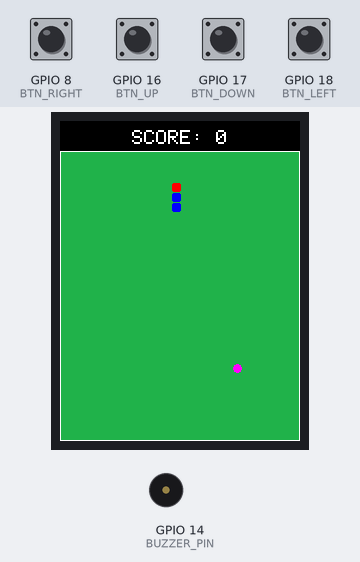
Simulated run of this sketch. Board: ESP32-S3. On the bench: 240×320 colour display, buzzer (waves = sounding). The test bench sets the inputs (shaded band); at power-on: GPIO 8 (BTN_RIGHT), GPIO 16 (BTN_UP), GPIO 17 (BTN_DOWN), GPIO 18 (BTN_LEFT) HIGH. Random numbers use the default seed unless the sketch sets one.

Above: at 1.59 s.
1.6 s: GPIO 16 (BTN_UP) pulled LOW for 1 s
At 2.47 s:
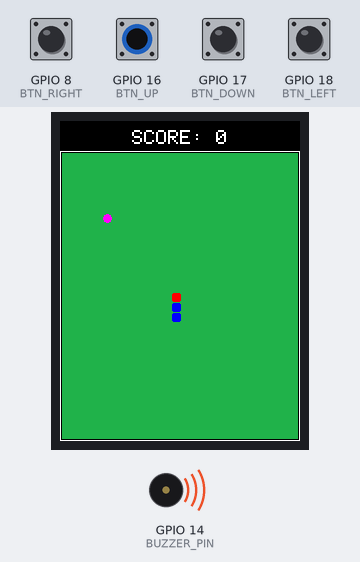
4.1 s: GPIO 8 (BTN_RIGHT) pulled LOW for 0.15 s
At 5.5 s:
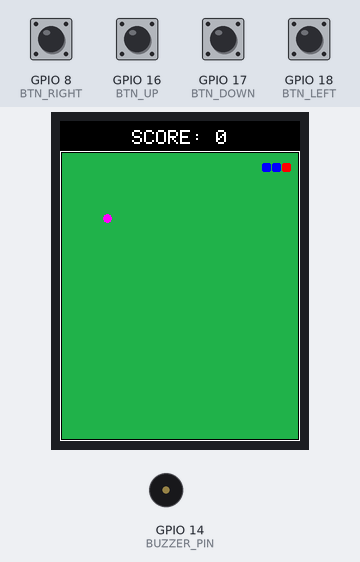
7.2 s: GPIO 17 (BTN_DOWN) pulled LOW for 0.15 s
At 7.54 s:
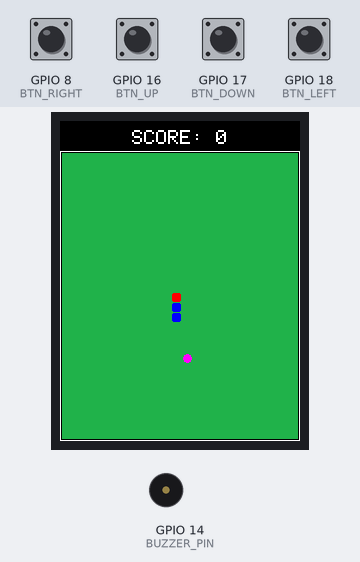
8.8 s: GPIO 18 (BTN_LEFT) pulled LOW for 0.15 s
At 10.21 s:
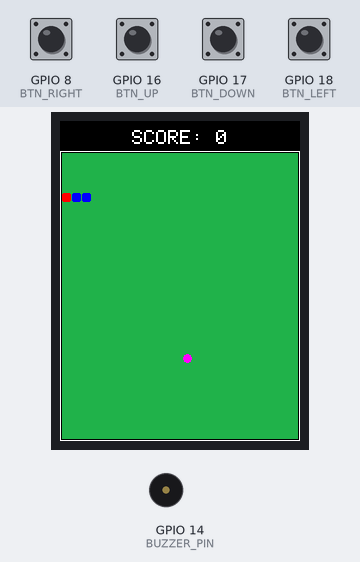
10.4 s: GPIO 8 (BTN_RIGHT) pulled LOW for 1 s
At 10.69 s:
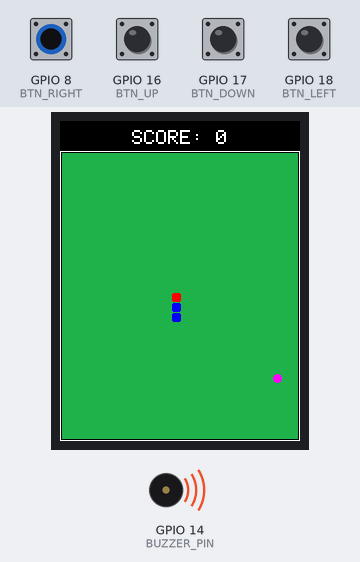
12.9 s: GPIO 16 (BTN_UP) pulled LOW for 0.15 s
At 16.2 s:
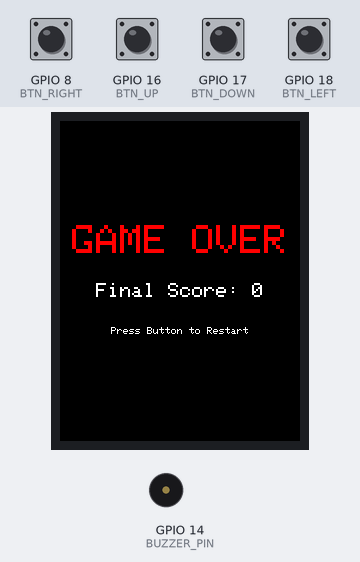
Timing chart, 0 to 17.1 s (numbered marks = the images above; inputs shaded):
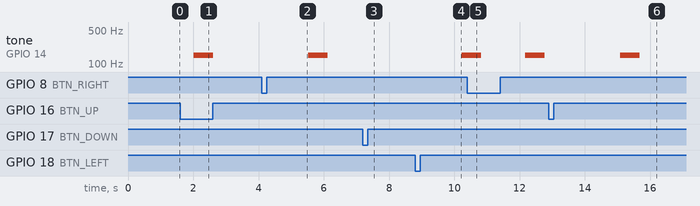

Measured:
- after the input at 7.2 s, the display: first changes after 0.10 s (image 3 shows a later state)
- after the input at 10.4 s, the display: changes after 0.13 s (image 5)
- after the input at 12.9 s, tone on GPIO 14 (BUZZER_PIN): silent → 150 Hz after 2.2 s, → silent 0.60 s later; the display: first changes after 0.09 s (image 6 shows a later state)

The sketch:

esp32_Snake_Game.ino
```cpp
#include <SPI.h>
#include <TFT_eSPI.h>

TFT_eSPI tft = TFT_eSPI();

#define BTN_UP 16
#define BTN_DOWN 17
#define BTN_LEFT 18
#define BTN_RIGHT 8
#define BUZZER_PIN 14

#define SCREEN_W 240
#define SCREEN_H 320
#define CELL_SIZE 10
#define TOP_BAR 30
#define BORDER_W 2

#define PLAY_AREA_H (SCREEN_H - TOP_BAR - (2 * BORDER_W))
#define PLAY_AREA_W (SCREEN_W - (2 * BORDER_W))
#define GRID_W (PLAY_AREA_W / CELL_SIZE)
#define GRID_H (PLAY_AREA_H / CELL_SIZE)
#define START_X BORDER_W
#define START_Y (TOP_BAR + BORDER_W)

#define BASE_SPEED 120

#define COL_BG 0x2589
#define COL_BAR 0x0000
#define COL_SNAKE 0x001F
#define COL_HEAD 0xF800
#define COL_FOOD 0xF81F
#define COL_TEXT 0xFFFF
#define COL_BORDER 0xFFFF

struct Point {
  int x, y;
};

Point snake[1000];
int snakeLength = 3;
Point food;
int dirX = 0;
int dirY = -1;
bool gameOver = false;
int score = 0;
int currentSpeed = BASE_SPEED;
Point oldTail;

void setup() {
  Serial.begin(115200);

  pinMode(BTN_UP, INPUT_PULLUP);
  pinMode(BTN_DOWN, INPUT_PULLUP);
  pinMode(BTN_LEFT, INPUT_PULLUP);
  pinMode(BTN_RIGHT, INPUT_PULLUP);
  pinMode(BUZZER_PIN, OUTPUT);

  tft.init();
  tft.setRotation(2);
  tft.fillScreen(COL_BG);

  drawStaticUI();
  resetGame();
}

void loop() {
  if (!gameOver) {
    handleInput();
    updateGame();
  } else {
    if (digitalRead(BTN_UP) == LOW || digitalRead(BTN_DOWN) == LOW || digitalRead(BTN_LEFT) == LOW || digitalRead(BTN_RIGHT) == LOW) {
      resetGame();
      delay(200);
    }
  }
  delay(currentSpeed);
}

void handleInput() {
  if (digitalRead(BTN_UP) == LOW && dirY == 0) {
    dirX = 0;
    dirY = -1;
  } else if (digitalRead(BTN_DOWN) == LOW && dirY == 0) {
    dirX = 0;
    dirY = 1;
  } else if (digitalRead(BTN_LEFT) == LOW && dirX == 0) {
    dirX = -1;
    dirY = 0;
  } else if (digitalRead(BTN_RIGHT) == LOW && dirX == 0) {
    dirX = 1;
    dirY = 0;
  }
}

void updateGame() {
  oldTail = snake[snakeLength - 1];

  for (int i = snakeLength - 1; i > 0; i--) {
    snake[i] = snake[i - 1];
  }

  snake[0].x += dirX;
  snake[0].y += dirY;

  if (snake[0].x < 0 || snake[0].x >= GRID_W || snake[0].y < 0 || snake[0].y >= GRID_H) {
    triggerGameOver();
    return;
  }

  for (int i = 1; i < snakeLength; i++) {
    if (snake[0].x == snake[i].x && snake[0].y == snake[i].y) {
      triggerGameOver();
      return;
    }
  }

  bool ateFood = false;
  if (snake[0].x == food.x && snake[0].y == food.y) {
    ateFood = true;
    score += 10;
    snakeLength++;

    snake[snakeLength - 1] = oldTail;

    tone(BUZZER_PIN, 1000, 50);
    drawScore();

    int speedDecrease = (score / 100) * 10;
    currentSpeed = BASE_SPEED - speedDecrease;
    if (currentSpeed < 40) currentSpeed = 40;

    spawnFood();
  }

  if (!ateFood) {
    tft.fillRect(START_X + (oldTail.x * CELL_SIZE),
                 START_Y + (oldTail.y * CELL_SIZE),
                 CELL_SIZE, CELL_SIZE, COL_BG);
  }

  tft.fillRoundRect(START_X + (snake[0].x * CELL_SIZE),
                    START_Y + (snake[0].y * CELL_SIZE),
                    CELL_SIZE - 1, CELL_SIZE - 1, 2, COL_HEAD);

  if (snakeLength > 1) {
    tft.fillRoundRect(START_X + (snake[1].x * CELL_SIZE),
                      START_Y + (snake[1].y * CELL_SIZE),
                      CELL_SIZE - 1, CELL_SIZE - 1, 2, COL_SNAKE);
  }
}

void drawStaticUI() {
  tft.fillRect(0, 0, SCREEN_W, TOP_BAR, COL_BAR);
  tft.drawRect(0, TOP_BAR, SCREEN_W, SCREEN_H - TOP_BAR, COL_BORDER);
  drawScore();
}

void drawScore() {
  tft.fillRect(SCREEN_W / 2 + 10, 5, 100, 20, COL_BAR);

  tft.setTextColor(COL_TEXT, COL_BAR);
  tft.setTextSize(2);
  tft.setTextDatum(MC_DATUM);
  tft.drawString("SCORE: " + String(score), SCREEN_W / 2, TOP_BAR / 2 + 2);
}

void triggerGameOver() {
  if (!gameOver) {
    tone(BUZZER_PIN, 150, 600);
    drawGameOver();
  }
  gameOver = true;
}

void drawGameOver() {
  tft.fillScreen(TFT_BLACK);

  tft.setTextDatum(MC_DATUM);
  tft.setTextColor(TFT_RED, TFT_BLACK);
  tft.setTextSize(4);
  tft.drawString("GAME OVER", SCREEN_W / 2, SCREEN_H / 2 - 40);

  tft.setTextColor(TFT_WHITE, TFT_BLACK);
  tft.setTextSize(2);
  tft.drawString("Final Score: " + String(score), SCREEN_W / 2, SCREEN_H / 2 + 10);

  tft.setTextSize(1);
  tft.drawString("Press Button to Restart", SCREEN_W / 2, SCREEN_H / 2 + 50);
}

void spawnFood() {
  bool valid = false;
  while (!valid) {
    valid = true;
    food.x = random(0, GRID_W);
    food.y = random(0, GRID_H);

    for (int i = 0; i < snakeLength; i++) {
      if (snake[i].x == food.x && snake[i].y == food.y) {
        valid = false;
        break;
      }
    }
  }
  tft.fillCircle(START_X + (food.x * CELL_SIZE) + (CELL_SIZE / 2),
                 START_Y + (food.y * CELL_SIZE) + (CELL_SIZE / 2),
                 (CELL_SIZE / 2) - 1, COL_FOOD);
}

void resetGame() {
  tft.fillRect(BORDER_W, TOP_BAR + BORDER_W, PLAY_AREA_W, PLAY_AREA_H, COL_BG);

  drawStaticUI();

  snakeLength = 3;
  snake[0] = { GRID_W / 2, GRID_H / 2 };
  snake[1] = { GRID_W / 2, GRID_H / 2 + 1 };
  snake[2] = { GRID_W / 2, GRID_H / 2 + 2 };

  for (int i = 0; i < snakeLength; i++) {
    uint16_t c = (i == 0) ? COL_HEAD : COL_SNAKE;
    tft.fillRoundRect(START_X + (snake[i].x * CELL_SIZE),
                      START_Y + (snake[i].y * CELL_SIZE),
                      CELL_SIZE - 1, CELL_SIZE - 1, 2, c);
  }

  dirX = 0;
  dirY = -1;
  score = 0;
  drawScore();
  currentSpeed = BASE_SPEED;
  gameOver = false;
  spawnFood();
}
```
